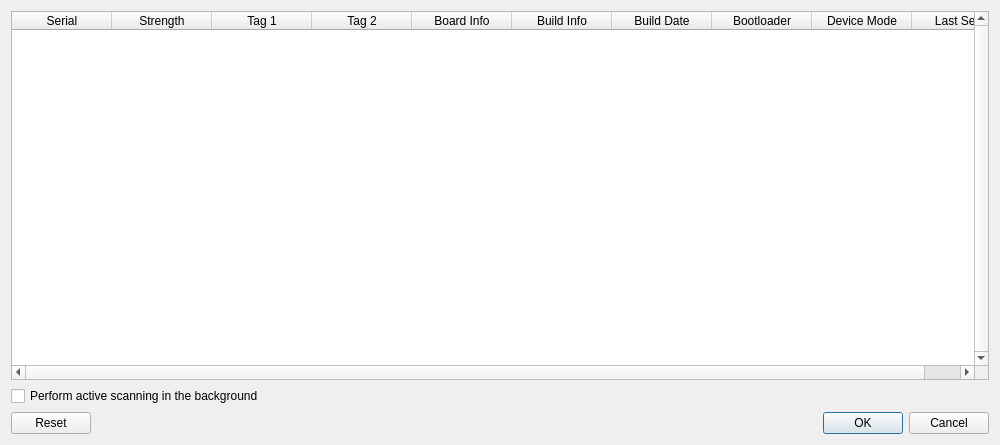
<?xml version="1.0" encoding="UTF-8"?>
<ui version="4.0">
 <class>DetailScanDialog</class>
 <widget class="QDialog" name="DetailScanDialog">
  <property name="geometry">
   <rect>
    <x>0</x>
    <y>0</y>
    <width>1000</width>
    <height>445</height>
   </rect>
  </property>
  <property name="windowTitle">
   <string>Radio Scan</string>
  </property>
  <layout class="QVBoxLayout" name="verticalLayout">
   <item>
    <widget class="QTableWidget" name="tableWidget">
     <property name="verticalScrollBarPolicy">
      <enum>Qt::ScrollBarAlwaysOn</enum>
     </property>
     <property name="editTriggers">
      <set>QAbstractItemView::NoEditTriggers</set>
     </property>
     <property name="selectionMode">
      <enum>QAbstractItemView::SingleSelection</enum>
     </property>
     <property name="selectionBehavior">
      <enum>QAbstractItemView::SelectRows</enum>
     </property>
     <property name="horizontalScrollMode">
      <enum>QAbstractItemView::ScrollPerPixel</enum>
     </property>
     <property name="sortingEnabled">
      <bool>true</bool>
     </property>
     <property name="cornerButtonEnabled">
      <bool>false</bool>
     </property>
     <attribute name="horizontalHeaderHighlightSections">
      <bool>false</bool>
     </attribute>
     <attribute name="horizontalHeaderShowSortIndicator" stdset="0">
      <bool>true</bool>
     </attribute>
     <attribute name="horizontalHeaderStretchLastSection">
      <bool>true</bool>
     </attribute>
     <attribute name="verticalHeaderVisible">
      <bool>false</bool>
     </attribute>
     <column>
      <property name="text">
       <string>Serial</string>
      </property>
     </column>
     <column>
      <property name="text">
       <string>Strength</string>
      </property>
     </column>
     <column>
      <property name="text">
       <string>Tag 1</string>
      </property>
     </column>
     <column>
      <property name="text">
       <string>Tag 2</string>
      </property>
     </column>
     <column>
      <property name="text">
       <string>Board Info</string>
      </property>
     </column>
     <column>
      <property name="text">
       <string>Build Info</string>
      </property>
     </column>
     <column>
      <property name="text">
       <string>Build Date</string>
      </property>
     </column>
     <column>
      <property name="text">
       <string>Bootloader</string>
      </property>
     </column>
     <column>
      <property name="text">
       <string>Device Mode</string>
      </property>
     </column>
     <column>
      <property name="text">
       <string>Last Seen</string>
      </property>
     </column>
    </widget>
   </item>
   <item>
    <widget class="QCheckBox" name="backgroundActiveScan">
     <property name="text">
      <string>Perform active scanning in the background</string>
     </property>
    </widget>
   </item>
   <item>
    <widget class="QDialogButtonBox" name="buttonBox">
     <property name="orientation">
      <enum>Qt::Horizontal</enum>
     </property>
     <property name="standardButtons">
      <set>QDialogButtonBox::Cancel|QDialogButtonBox::Ok|QDialogButtonBox::Reset</set>
     </property>
    </widget>
   </item>
  </layout>
 </widget>
 <resources/>
 <connections>
  <connection>
   <sender>buttonBox</sender>
   <signal>accepted()</signal>
   <receiver>DetailScanDialog</receiver>
   <slot>accept()</slot>
   <hints>
    <hint type="sourcelabel">
     <x>257</x>
     <y>435</y>
    </hint>
    <hint type="destinationlabel">
     <x>157</x>
     <y>274</y>
    </hint>
   </hints>
  </connection>
  <connection>
   <sender>buttonBox</sender>
   <signal>rejected()</signal>
   <receiver>DetailScanDialog</receiver>
   <slot>reject()</slot>
   <hints>
    <hint type="sourcelabel">
     <x>325</x>
     <y>435</y>
    </hint>
    <hint type="destinationlabel">
     <x>286</x>
     <y>274</y>
    </hint>
   </hints>
  </connection>
 </connections>
</ui>
